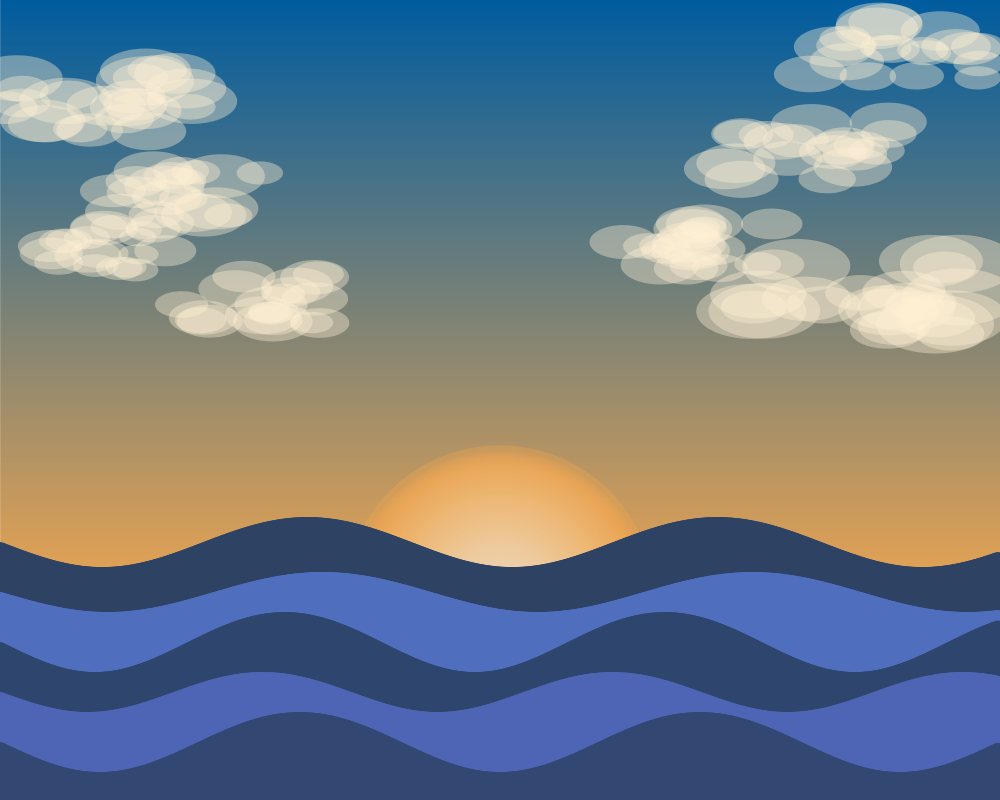
Frame 1 (no input)
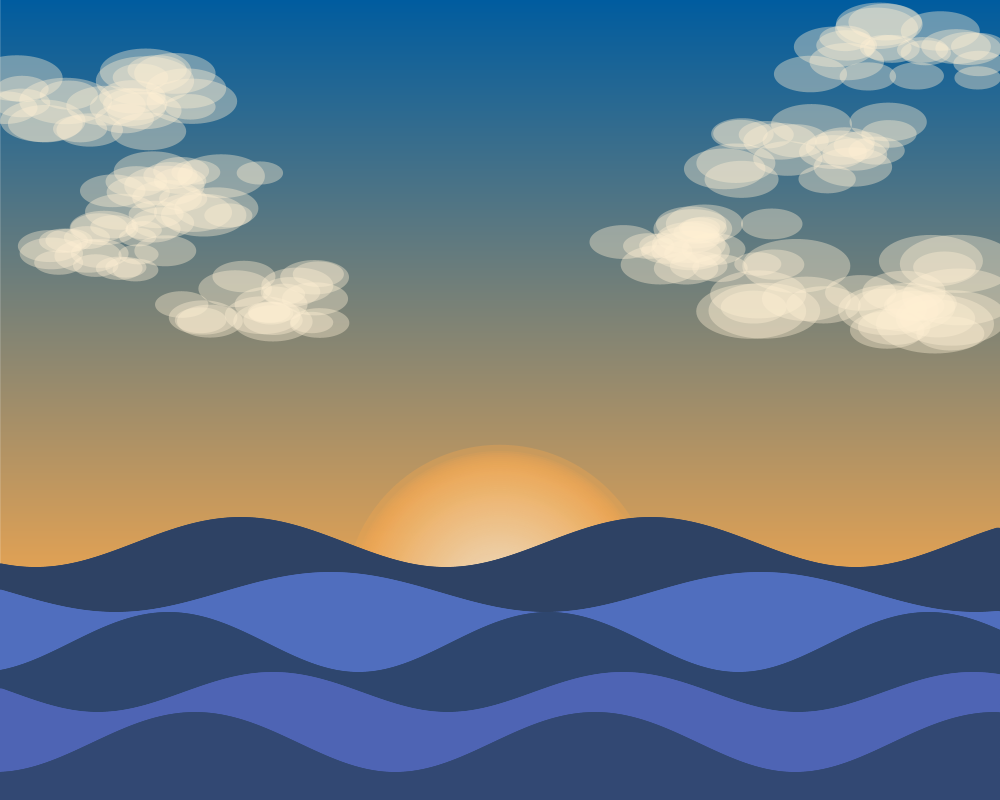
Frame 60 (the mouse pressed at the canvas centre just before this capture)
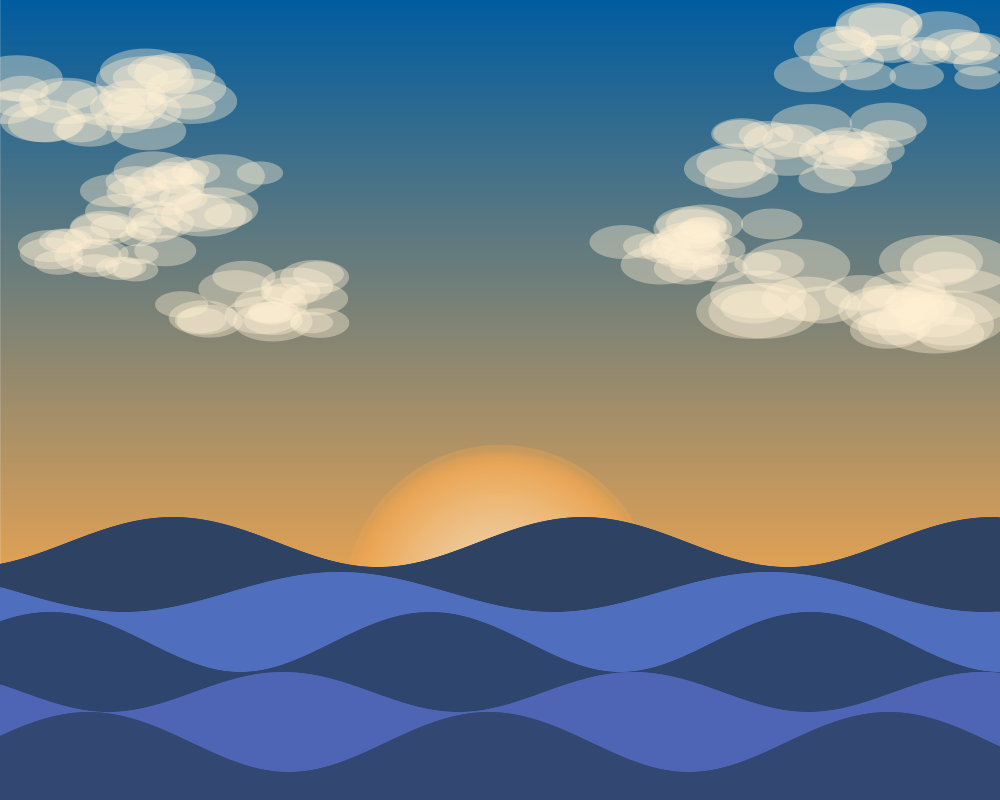
Frame 120 (the mouse held since frame 60 and released just before this capture)

The Processing sketch that drew these frames (run headless with seeded random() and noise(); from frame 60 on, the mouse is pressed at the canvas centre):

// Processing sketch: Geoffrey_Gonzales
// ── Geoffrey_Gonzales.pde
/////////---------------------------------------------------------------------------------------
// Sky Generation:
// Uses a simple linear gradient to mimic dawn/dusk

Sky sky;                           // "Sky" object to manage the background sky colors and their transitions
color sky1 = color(237, 165, 80);  // Lower sky color
color sky2 = color(0,92,159);      // Upper sky color

class Sky {  // Sets up class for sky
  color sky1, sky2;

  Sky(color c1, color c2) {  // Colors for the gradient transition of the sky
    sky1 = c1; 
    sky2 = c2;
  }

  void displaySky(int x, int y, float w, float h) {
    noFill();   // No fill for shapes since we're drawing lines.
    for (int i = y; i <= y + h; i++) {        // Loop through each vertical pixel line to create the gradient effect
      float inter = map(i, y, y + h, 0, 1);   // Calculates interpolation factor based on the current y position
      color c = lerpColor(sky1, sky2, inter); // Sets stroke color for the current line
      stroke(c);
      line(x, i, x + w, i); // Draws horizontal line for current y position
    }
  }
  
  // Changes upper sky color
  void changeSkyColor(color newskycolor) {
    sky1 = newskycolor;
  }
}


/////////---------------------------------------------------------------------------------------
// Sun Generation:
// Creates increasingly smaller, glowing layered circles by increasing opacity

void TheSun() {
  noStroke();   // Disables stroke for smooth shapes
  
  // Glowing effect of the sun
  float opacity1 = map(1, 0, 150, 100, 0);  // Opacity of outer ring
  fill(237, 165, 80, opacity1);             // Makes color and opacity of outer ring
  ellipse(500 + random(-0.3,0.3), 600 + random(-0.3,0.3), 310, 310); // Dictates size of ring and randomly 
                                                                     // shifts position to mimic shimmering effect
  
  // 
  for (int i = 1; i < 150; i = i + 2) {        // Loop for layered circles
    float opacity2 = map(i, 0, 150, 50, 0);    // Gradually increases the opacity as the ellipses get smaller
    fill(237, 165+float(i)/2, 80+i, opacity2); // Adjusts the color gradient for the "glow"
    ellipse(500, 600, 300-(2*i), 300-(2*i));   // Draws the concentric ellipses smaller and smaller
  }
}


/////////---------------------------------------------------------------------------------------
// Wave Generation:

ArrayList<Wave> waves = new ArrayList<Wave>(); // ArrayList to hold the 5 waves

class Wave {  // Sets up class for waves
  
  int wavespace;        // Distance between each wave particle
  float theta;          // Starting angle
  float amplitude;      // Amplitude of the wave
  float period;         // Period of the wave
  float dx;             // Incrementing x, function of period and xspacing
  float[] waveheights;  // Array to wave heights
  int ywave;            // Largest y position of the wave
  color waveColor;      // Color of the wave
  float dtheta;         // Speed & direction of wave

  // Constructor for the Wave class
  Wave(int wavespace, float amplitude, float period, int ywave, int width, color waveColor) {
    this.wavespace = wavespace;
    this.amplitude = amplitude;
    this.period = period;
    this.ywave = ywave;
    this.waveColor = waveColor;

    // Calculates dx and initialize waveheights array
    this.dtheta = random(-0.0025,0.0025) + 0.001;     // Small random variation in wave speed and direction
    this.dx = (TWO_PI / period) * wavespace;          // Step size for x based on period and wave spacing
    this.waveheights = new float[width / wavespace];  // Array to store wave heights for rendering
  }

  // Calculates the height of the waves
  void calcWave(int offsetY, float thetamod) {
    theta += dtheta + thetamod;                     // Updates the wave's phase (speed and direction)
    float x = theta;                                // Initializes x with the updated phase
    for (int i = 0; i < waveheights.length; i++) {
      waveheights[i] = sin(x) * amplitude + ywave + offsetY;  // Calculate the wave heights
      x += dx;                                                // Increments x for the next wave point
    }
  }

  // Displays the wave
  void WaveDisplay() {
    fill(waveColor);
    noStroke();
    for (int x = 0; x < waveheights.length; x++) {
      ellipse(x * wavespace, height / 2 + waveheights[x], 16, 16);  // Creates individual wave "particles"
    }
  }

  // Update the wave (calculate and render)
  void update() {
    for (int i = 0; i < 150; i = i + 15) {   // Loop through multiple vertical offsets in order to create a thicker wave
      calcWave(i,0);                         // Calculate wave heights for the given offset
      WaveDisplay();                          // Render the wave for this offset
    }
  }
}


/////////---------------------------------------------------------------------------------------
// Cloud Generation:

ArrayList<Cloud> clouds = new ArrayList<Cloud>(); // ArrayList to hold all clouds
color currentCloudColor;

class Cloud {  // Sets up class for clouds
  PVector position;            // Position of the cloud
  int numEllipses;             // Number of ellipses in the cloud
  float sizeRange;             // Range of sizes for the ellipses
  color cloudColor;            // Color of the cloud
  ArrayList<Ellipse> ellipses; // List of ellipses forming the cloud
  float opacity2 = map(1, 0, 150, 100, 0);  // Opacity of the cloud

  // Constructor for the Cloud class
  Cloud(float x, float y, int numEllipses, float sizeRange, color cloudColor) {
    this.position = new PVector(x, y);
    this.numEllipses = numEllipses;
    this.sizeRange = sizeRange;
    this.cloudColor = cloudColor;
    this.ellipses = new ArrayList<Ellipse>();

    // Generate random ellipses to form the cloud
    for (int i = 0; i < numEllipses; i++) {
      float xoffset = random(-sizeRange, sizeRange);         // Random x position
      float yoffset = random(-sizeRange / 3, sizeRange / 3); // Random y position
      float size = random(sizeRange / 2, sizeRange);         // Random size
      ellipses.add(new Ellipse(xoffset, yoffset, size));     // Creates and adds ellipses to ArrayList
    }
  }
  
  // Changes color of the cloud ellipses
  void setColor(color newColor) {
    this.cloudColor = newColor;
  }

  // Displays the cloud
  void CloudDisplay() {
    fill(cloudColor,opacity2);  // Sets the color and opacity
    noStroke();
    for (Ellipse e : ellipses) {  // Iterates through each ellipse in the ellipses list.
      ellipse(position.x + e.xoffset, position.y + e.yoffset, e.size, e.size/2);  // Dictates position, size, and shape of ellipse iteration
    }
  }

  // Inner class representing a single cloud ellipse
  class Ellipse {
    float xoffset;  // x offset from the cloud center
    float yoffset;  // y offset from the cloud center
    float size;     // Size of the ellipse

    Ellipse(float xoffset, float yoffset, float size) {
      this.xoffset = xoffset;
      this.yoffset = yoffset;
      this.size = size;
    }
  }
}


/////////---------------------------------------------------------------------------------------
// Rain Generation:

ArrayList<RainDrop> rain;   // ArrayList to hold the raindrops
boolean rainActive = false; // Determines if its raining or not

class RainDrop {  // Sets up class for raindrops
  float x, y;       // Position of the raindrop
  float speed;      // Falling speed
  float length = 5; // Length of the raindrop

  RainDrop(float x, float y, float speed) {
    this.x = x;
    this.y = y;
    this.speed = speed;
  }
  
  // Dictates the descent of the raindrop
  void RainFall() {
    y += speed;
    if (y > height) {   // Resets position when the raindrop falls out of the screen
      y = random(-height * 0.5, 0);
      x = random(width);
    }
  }
  
  // Displays the raindrop
  void RainDisplay() {         
    stroke(21,76,121);         // Raindrop color
    line(x, y, x, y + length); // Creates the "raindrop" line
  }
}


/////////---------------------------------------------------------------------------------------
/////////---------------------------------------------------------------------------------------
// Main Code

void setup() {
  size(1000, 800);
  frameRate(45);
  currentCloudColor = color(255, 240, 210);   // Initial cloud color
  sky = new Sky(sky2,sky1);

  // Create waves with different properties
  waves.add(new Wave(2, 25, 410, 150, width, color(46, 66, 100)));
  waves.add(new Wave(2, 20, 430, 200, width, color(80, 110,190)));
  waves.add(new Wave(2, 30, 380, 250, width, color(46, 70, 110)));
  waves.add(new Wave(2, 20, 350, 300, width, color(78, 100,180)));
  waves.add(new Wave(2, 30, 400, 350, width, color(50, 72, 115)));
  
  // Create initial clouds with different properties
  clouds.add(new Cloud(200, 200, 20, 90, color(255,240,210)));
  clouds.add(new Cloud(100, 100, 25, 100, color(255,240,210)));
  clouds.add(new Cloud(250, 300, 20, 80, color(255,240,210)));
  clouds.add(new Cloud(100, 250, 20, 70, color(255,240,210)));
  clouds.add(new Cloud(850, 300, 25, 120, color(255,240,210)));
  clouds.add(new Cloud(800, 150, 20, 90, color(255,240,210)));
  clouds.add(new Cloud(700, 250, 21, 80, color(255,240,210)));
  clouds.add(new Cloud(900, 50, 20, 90, color(255,240,210)));
  
  
  // Initializes raindrop code
  rain = new ArrayList<RainDrop>();
    for (int i = 0; i < 80; i++) {
      rain.add(new RainDrop(random(width), random(-height, 0), random(40, 50)));
    }
}


void draw() {
  background(255);
  sky.displaySky(0, 0, width, 600);
  TheSun();
  for (Wave wave : waves) {     // Iterate through each wave in the waves list to update its state.
    wave.update(); 
  }
  for (Cloud cloud : clouds) {  // Iterate through each cloud in the cloud list to update its state.
    cloud.setColor(currentCloudColor);
    cloud.CloudDisplay();
  } 
  
  for (RainDrop drop : rain) {  // Iterate through each raindrop in the raindrop list to update its state.
    if (rainActive) {
      drop.RainFall();
      drop.RainDisplay();
    }
  }
}


void mousePressed() {  
  if (mouseY > 350) {  // Restricts cloud location above circle
    stroke(0);
  } else {
      clouds.add(new Cloud(mouseX, mouseY, (int)random(15,20), 90, color(255,240,210))); // Adds a new cloud of random size when mouse is clicked
  }
}


void keyPressed() { 
  if (key == '1') {  // Sunrise Setting
      sky.changeSkyColor(color(0,92,159));
      currentCloudColor = color(255, 240, 210); 
      rainActive = false; 
  } else if (key == '2') { // Sunset Setting
      sky.changeSkyColor(color(124,58,85));
      currentCloudColor = color(196,164,167);
      rainActive = false;
  } else if (key == '3') {  // Stormy Setting
      sky.changeSkyColor(color(13,23,29));
      currentCloudColor = color(59,64,64); 
      rainActive = true;
  }
}


/////////---------------------------------------------------------------------------------------

// - Reference List -
// Sine Wave: https://processing.org/examples/sinewave.html
// Simple Linear Gradient: https://processing.org/examples/lineargradient.html
// Radial Gradients: https://processing.org/examples/radialgradient.html
